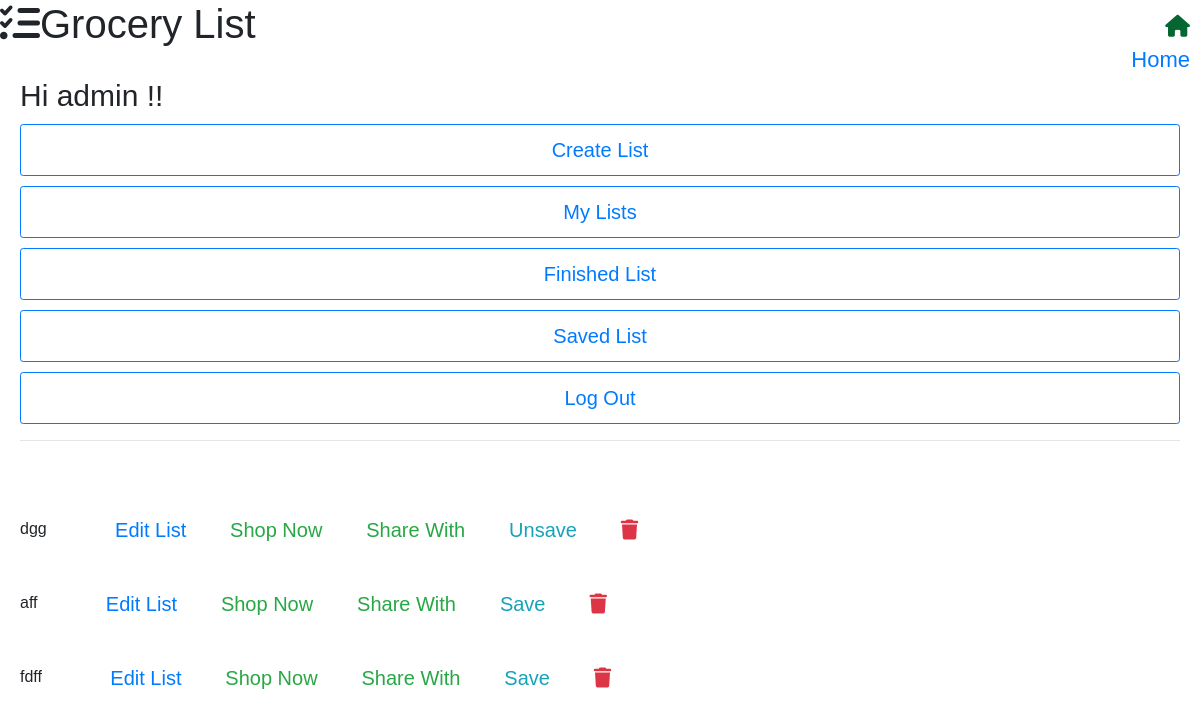
Before: /projectG/display_all_lists/ (signed in) with the older database file.
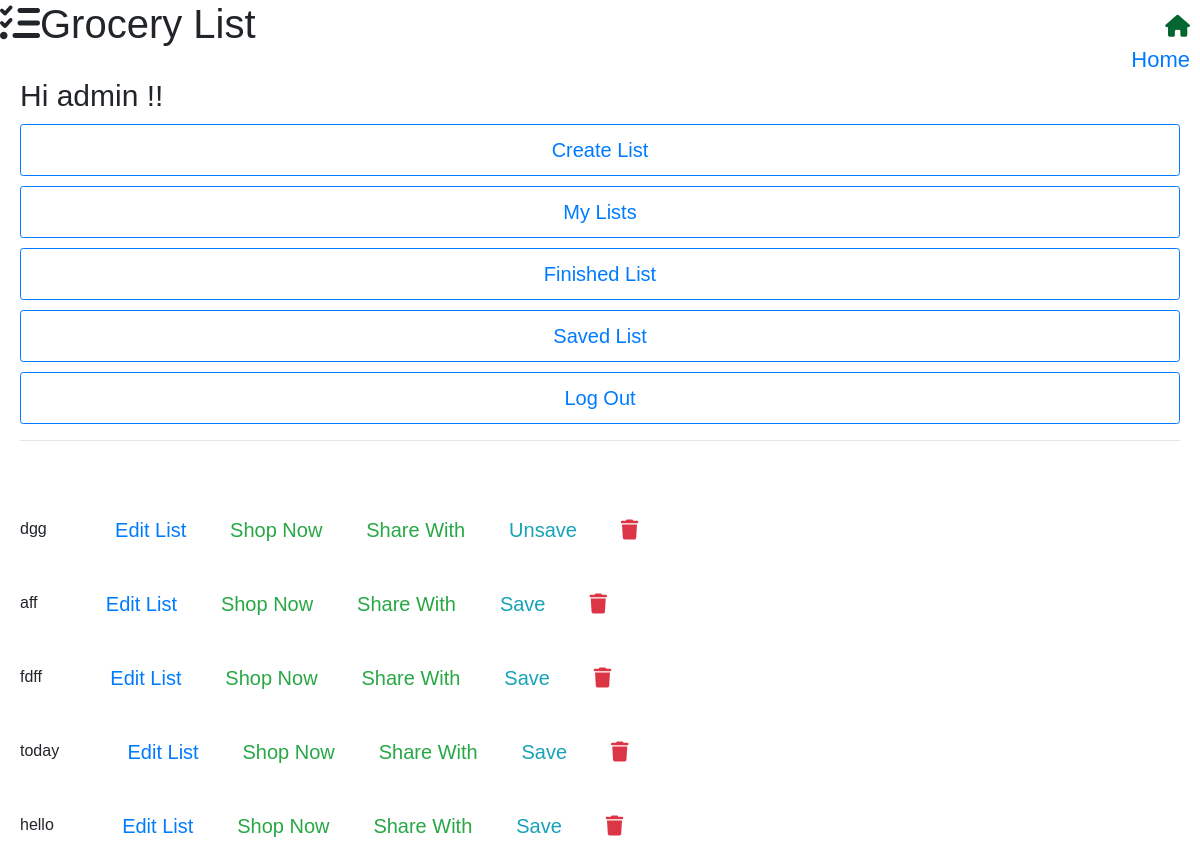
After: the same page with the newer database file.
### projectG/models.py (models this page shows, shortened)
class User(AbstractUser):
    pass

class GroceryList(models.Model):
    name = models.CharField(max_length=100)
    finished = models.BooleanField(default=False)
    saved_list = models.BooleanField(default=False)
    timestamp = models.DateTimeField(auto_now_add=True)
    user = models.ForeignKey(User, on_delete=models.CASCADE,default=None)  # User who created the list
    shared_with = models.ManyToManyField(User, related_name='shared_lists', blank=True)

### projectG/views.py (the view)
# urls.py: path('display_all_lists/', views.display_all_lists, name='display_all_lists'),
@login_required
def display_all_lists(request):
    all_lists = GroceryList.objects.all()
    print("ffffffff out display")
    data_by_lists = {}
    for grocery_list in all_lists:
        items = GroceryItem.objects.filter(list=grocery_list)
        data_by_lists[grocery_list] = items
    return render(request, 'index.html', {'data_by_lists': data_by_lists})

### projectG/templates/index.html (shortened to what this page needs)
{% extends "layout.html" %}
{% load static %}
{% block body %}
<div class="container">
    <h2>Hi {{ request.user }} !!</h2>
    <div class="buttons">
    <button class="btn btn-sm btn-outline-primary" id="created_list">Create List</button>
    <button class="btn btn-sm btn-outline-primary" id="allList">My Lists</button>
    <button class="btn btn-sm btn-outline-primary" id="get_finished_lists">Finished List</button>
    <button class="btn btn-sm btn-outline-primary" id="saved_list">Saved List</button>
    <a class="btn btn-sm btn-outline-primary" href="{% url 'logout' %}">Log Out</a>
    </div>
    <hr>
    <div id="lists-container" style="display: block;">
      {% for grocery_list, items in data_by_lists.items %}
       <div class="list" style="display:inline">
        <div class="item-lister" onclick="toggleListItems(this);" title="Click to see list-items">
          <br>  <td>{{ grocery_list.name }}</td>&nbsp  &nbsp  &nbsp   &nbsp   &nbsp   &nbsp
            <button class="btn btn-sm btn-outline-primary" onclick="editList('{{ grocery_list.id }}',this)">Edit List</button>&nbsp
            <button class="btn btn-sm btn-outline-success" onclick="shopNow('{{ grocery_list.id }}')" > Shop Now</button>&nbsp
            <button class="btn btn-sm btn-outline-success" onclick="shareWith('{{ grocery_list.id }}')" > Share With</button>&nbsp
            <button class="btn btn-sm btn-outline-info" onclick="toggleListStatus('{{ grocery_list.id }}', this)">
                {% if grocery_list.saved_list %}
                   Unsave
                {% else %}
                 Save
               {% endif %}
            </button>&nbsp
            <button class="btn btn-sm btn-outline-danger" onclick="DeleteNow('{{ grocery_list.id }}')">
              <i class="fas fa-trash"></i>
          </button>
      {% endfor %}
        </div>
{% endblock %}

### projectG/templates/layout.html (shortened to what this page needs)
{% load static %}
<!DOCTYPE html>
    <head>
        <h1 class="mb-0"><i class="fas fa-tasks me-2"></i>Grocery List</h5>
        <div class="header-link">
            <a href="https://subogrocerylist-2cb1d307b153.herokuapp.com/projectG/">
                <div class="home-link">
                    <i class="fas fa-home"></i>
                </div>Home</a>
        </div>
        <link rel="stylesheet" href="https://stackpath.bootstrapcdn.com/bootstrap/4.4.1/css/bootstrap.min.css">
        <link rel="stylesheet" href="{% static 'styles.css' %}">
        <link rel="stylesheet" href="https://cdnjs.cloudflare.com/ajax/libs/font-awesome/6.3.0/css/all.min.css">
    </head>
    <body>
        <div class="container">
            {% block body %}
            {% endblock %}
        </div>
    </body>

### projectG/static/styles.css (style rules this page uses)
body { font-family: Arial, sans-serif; }
.container { max-width: 100%; padding: 10px; }
h2 { font-size: 30px; margin: 10px 0; }
.header-link { text-align: right; font-size: 22px; position: absolute; top: 10px; right: 10px; color: rgb(255, 0, 76); }
.home-link { align-items: center; text-decoration: none; color: #066631; font-size: 22px; }
.buttons button, .buttons a { font-size: 20px; padding: 10px 20px; display: block; margin: 10px auto; width: 100%; }
.buttons { text-align: center; margin-top: 10px; }
.list { margin: 10px 0; padding: 10px; }
.list button { margin: 5px; }
.list { display: flex; align-items: center; justify-content: space-between; padding: 10px; margin: 10px; border-radius: 5px; }
.list button { padding: 5px 10px; margin-right: 10px; font-size: 20px; border: none; border-radius: 3px; }
.list button i { margin-right: 5px; }

Changed rows visible on the page:
added GroceryList: name "today", saved_list "Save"
added GroceryList: name "hello", saved_list "Save"
